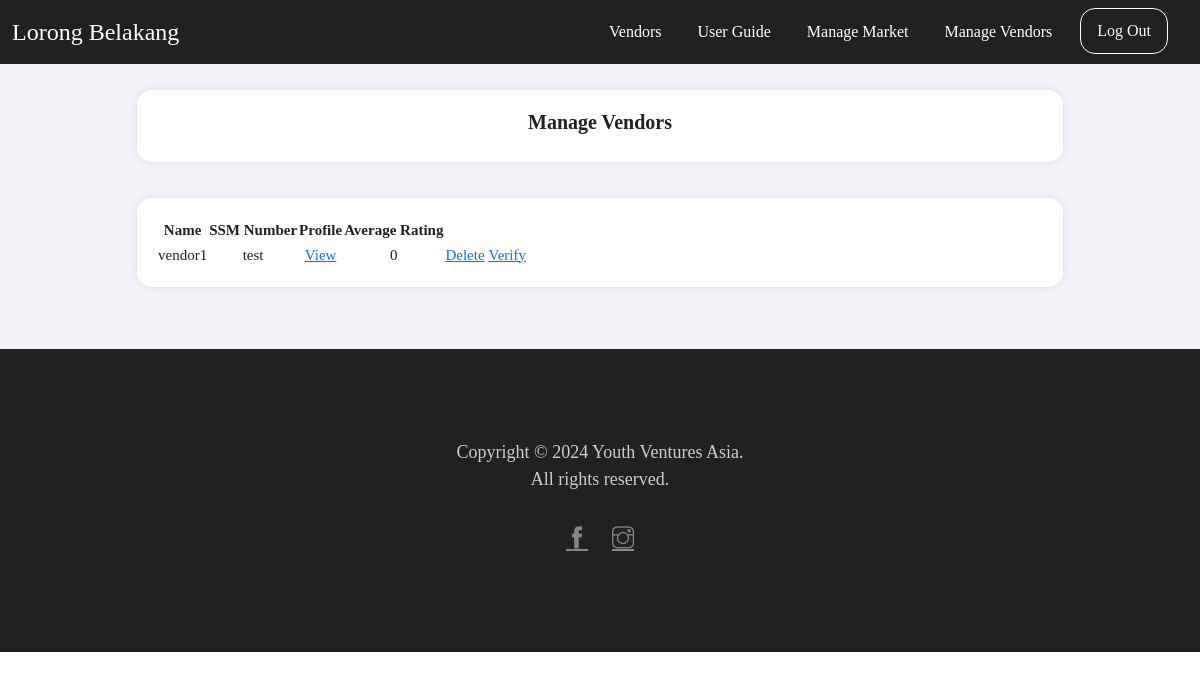
The page /manage_vendor/ (signed in) on the database its author committed.
### vendors/models.py (models this page shows, shortened)
class Vendor(models.Model):
    PRODUCT_TYPE_CHOICES = [
        ("F&B", "F&B"),
        ("Non-F&B", "Non-F&B"),
    ]
    name = models.CharField(max_length=255)
    phone_number = models.CharField(max_length=10, blank=True, null=True, default=None)
    social_media_alias = models.CharField(
        max_length=255, blank=True, null=True, default=None
    )
    ssm_no = models.CharField(max_length=255, blank=True, null=True, default=None)
    product_name = models.CharField(max_length=255, blank=True, null=True, default=None)
    product_type = models.CharField(
        max_length=20,
        choices=PRODUCT_TYPE_CHOICES,
        blank=True,
        null=True,
        default=None,
    )
    product_picture = models.ImageField(
        upload_to="product_pictures/",
        blank=True,
        null=True,
        default="product_pictures/default.png",
    )
    menu = models.FileField(upload_to="menus/", blank=True, null=True, default=None)
    user = models.OneToOneField(
        "auth.User", on_delete=models.CASCADE, blank=True, null=True, default=None
    )
    description = models.TextField(blank=True, null=True, default=None)
    verified = models.BooleanField(default=False)
    def average_rating(self):
        average_rating = self.rating_set.aggregate(avg_rating=Avg("rating"))[
            "avg_rating"
        ]
        if average_rating is not None:
            return round(average_rating * 20, 1)
        return 0

### vendors/views.py (the view)
# urls.py: path("manage_vendor/", views.manage_vendor, name="manage_vendor"),
@login_required(login_url="login")
@permission_required("is_superuser")
def manage_vendor(request):
    vendors = Vendor.objects.all()
    return render(request, "manage_vendors.html", {"vendors": vendors})

### vendors/templates/manage_vendors.html
{% extends 'main.html' %} {% load static %} {% block content %}
<section class="light-bg company-details_wrap">
  <div class="container">
    <div class="row justify-content-center">
      <div class="col-md-10 responsive-wrap">
        <div class="register-wrap">
          <div class="register">
            <h5>Manage Vendors</h5>
          </div>
        </div>
        <div class="register-wrap mt-4">
          <div class="register form">
            <table>
              <tr>
                <th>Name</th>
                <th>SSM Number</th>
                <th>Profile</th>
                <th>Average Rating</th>
              </tr>
              {% for vendor in vendors %}
              <tr>
                <td>{{ vendor.name }}</td>
                <td>{{ vendor.ssm_no }}</td>
                <td>
                  <a href="{% url 'vendor_detail' vendor.pk %}">View</a>
                </td>
                <td>{{ vendor.average_rating }}</td>
                <td>
                  <a href="{% url 'delete_vendor' vendor.pk %}">Delete</a>
                </td>
                <td>{% if vendor.verified %} Verified</td>
                <td>
                  <a href="{% url 'weekly_vendor' vendor.pk %}"
                    >Select as Vendor of the Week</a
                  >
                </td>
                {% else %}
                <td>
                  <a href="{% url 'verify_vendor' vendor.pk %}">Verify</a>
                </td>
              </tr>
              {% endif %} {% empty %}
              <tr>
                <td colspan="4">No vendors yet.</td>
              </tr>
              {% endfor %}
            </table>
          </div>
        </div>
      </div>
    </div>
  </div>
</section>
{% endblock %}

### rows shown on the page
Vendor: name "vendor1", ssm_no "test", average_rating "0", verified "Verify"
